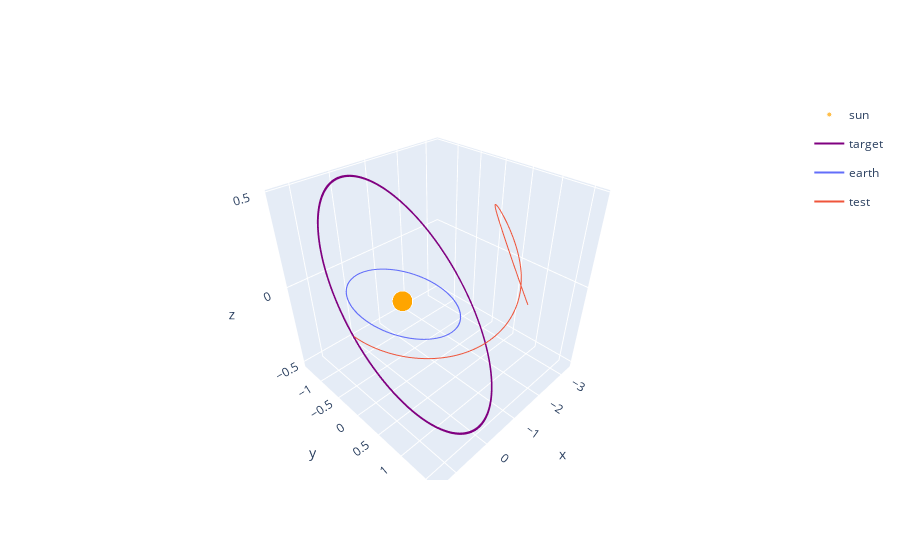

Notebook cell for this chart:
### Code cell
plotter = cplt.Plotter({"env": tf_env})
plotter.draw("3d", zrange=None)

### Figure 1 — Plotly figure (JSON) as saved in the notebook; plotly's stock layout.template omitted (floating-point values rounded to 4 significant figures; data arrays with more than 128 entries replaced by an {"elided": "..."} marker saying what was removed)
{"data": [{"hovertemplate": "body=sun<br>x=%{x}<br>y=%{y}<br>z=%{z}<br>size=%{marker.size}<extra></extra>", "legendgroup": "sun", "marker": {"color": "orange", "size": {"elided": "367 int values"}, "sizemode": "area", "sizeref": 0.0125, "symbol": "circle"}, "mode": "markers", "name": "sun", "scene": "scene", "showlegend": true, "type": "scatter3d", "x": {"elided": "367 float values"}, "y": {"elided": "367 float values"}, "z": {"elided": "367 float values"}}, {"hovertemplate": "body=target<br>x=%{x}<br>y=%{y}<br>z=%{z}<extra></extra>", "legendgroup": "target", "line": {"color": "purple", "dash": "solid"}, "marker": {"symbol": "circle"}, "mode": "lines", "name": "target", "scene": "scene", "showlegend": true, "type": "scatter3d", "x": {"elided": "9516 float values"}, "y": {"elided": "9516 float values"}, "z": {"elided": "9516 float values"}}, {"hovertemplate": "body=earth<br>x=%{x}<br>y=%{y}<br>z=%{z}<extra></extra>", "legendgroup": "earth", "line": {"color": "#636efa", "dash": "solid"}, "marker": {"symbol": "circle"}, "mode": "lines", "name": "earth", "scene": "scene", "showlegend": true, "type": "scatter3d", "x": {"elided": "367 float values"}, "y": {"elided": "367 float values"}, "z": {"elided": "367 float values"}}, {"hovertemplate": "body=test<br>x=%{x}<br>y=%{y}<br>z=%{z}<extra></extra>", "legendgroup": "test", "line": {"color": "#EF553B", "dash": "solid"}, "marker": {"symbol": "circle"}, "mode": "lines", "name": "test", "scene": "scene", "showlegend": true, "type": "scatter3d", "x": {"elided": "367 float values"}, "y": {"elided": "367 float values"}, "z": {"elided": "367 float values"}}], "layout": {"scene": {"zaxis": {"nticks": 4}}}}
